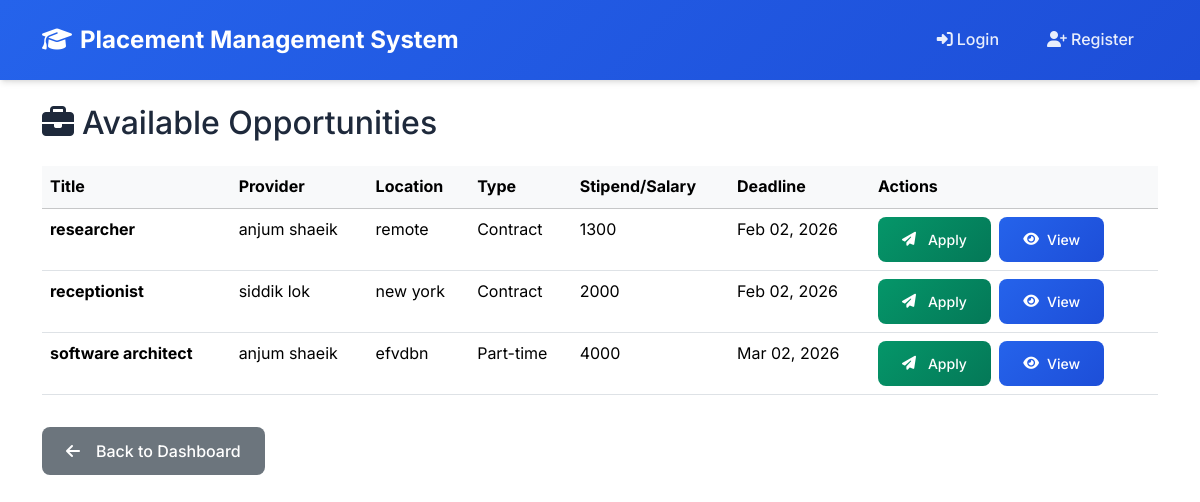
The page /students/opportunities/ (signed in) on the database its author committed.
### providers/models.py (models this page shows, shortened)
class PublishOpportunity(models.Model):
    OPPORTUNITY_TYPE_CHOICES = [
        ('internship', 'Internship'),
        ('full_time', 'Full-time'),
        ('part_time', 'Part-time'),
        ('contract', 'Contract'),
    ]
    STATUS_CHOICES = [
        ('pending', 'Pending'),
        ('approved', 'Approved'),
        ('rejected', 'Rejected'),
    ]
    provider = models.ForeignKey(ProviderProfile, on_delete=models.CASCADE, related_name='opportunities')
    title = models.CharField(max_length=200)
    description = models.TextField()
    location = models.CharField(max_length=100)
    type = models.CharField(max_length=20, choices=OPPORTUNITY_TYPE_CHOICES)
    stipend_salary = models.CharField(max_length=100, blank=True)
    application_deadline = models.DateField()
    start_date = models.DateField(null=True, blank=True)
    duration = models.CharField(max_length=50, blank=True)
    number_of_openings = models.PositiveIntegerField(null=True, blank=True)
    eligibility = models.TextField(blank=True)
    contact_email = models.EmailField()
    status = models.CharField(max_length=10, choices=STATUS_CHOICES, default='pending')
    created_at = models.DateTimeField(auto_now_add=True)
    updated_at = models.DateTimeField(auto_now=True)

### accounts/models.py (models this page shows, shortened)
class ProviderProfile(models.Model):
    user = models.OneToOneField(User, on_delete=models.CASCADE)
    company_name = models.CharField(max_length=200)
    company_address = models.TextField()
    contact_person = models.CharField(max_length=100)
    website = models.URLField(blank=True)
    company_size = models.CharField(max_length=50, blank=True)
    industry = models.CharField(max_length=100, blank=True)

class User(AbstractUser):
    USER_TYPES = (
        ('student', 'Student'),
        ('tutor', 'Tutor'),
        ('provider', 'Provider'),
    )
    user_type = models.CharField(max_length=10, choices=USER_TYPES)
    phone = models.CharField(max_length=15, blank=True, validators=[validate_phone_number])
    is_verified = models.BooleanField(default=False)
    created_at = models.DateTimeField(auto_now_add=True)
    updated_at = models.DateTimeField(auto_now=True)

### students/views.py (the view)
# urls.py: path('opportunities/', views.opportunity_list, name='opportunity_list'),
@student_required
@handle_exceptions
def opportunity_list(request):
    today = timezone.now().date()
    opportunities = PublishOpportunity.objects.filter(status='approved', application_deadline__gte=today).order_by('-created_at')
    return render(request, 'students/opportunity_list.html', {'opportunities': opportunities})

### core/context_processors.py (called while the page is built)
def global_context(request):
    context = {
        'site_name': 'Placement Management System',
        'current_year': 2024,
    }
    if hasattr(settings, 'GOOGLE_MAPS_API_KEY'):
        context['google_maps_api_key'] = settings.GOOGLE_MAPS_API_KEY
    else:
        context['google_maps_api_key'] = ''
    return context

### templates/students/opportunity_list.html (shortened to what this page needs)
{% extends 'index.html' %}
{% block content %}
<div class="container py-4">
    <div class="row">
        <div class="col-12">
            <h2 class="mb-4">
                <i class="fas fa-briefcase me-2"></i>Available Opportunities
            </h2>
            {% if opportunities %}
                <div class="table-responsive">
                    <table class="table table-hover">
                        <thead class="table-light">
                            <tr>
                                <th>Title</th>
                                <th>Provider</th>
                                <th>Location</th>
                                <th>Type</th>
                                <th>Stipend/Salary</th>
                                <th>Deadline</th>
                                <th>Actions</th>
                            </tr>
                        </thead>
                        <tbody>
                            {% for opp in opportunities %}
                            <tr>
                                <td><strong>{{ opp.title }}</strong></td>
                                <td>{{ opp.provider.user.get_full_name }}</td>
                                <td>{{ opp.location }}</td>
                                <td>{{ opp.get_type_display }}</td>
                                <td>{{ opp.stipend_salary }}</td>
                                <td>{{ opp.application_deadline|date:'M d, Y' }}</td>
                                <td>
                                    <form method="post" action="{% url 'students:apply_opportunity' opp.id %}" style="display:inline-block;">
                                        <button type="submit" class="btn btn-success btn-sm">
                                            <i class="fas fa-paper-plane me-1"></i>Apply
                                        </button>
                                    </form>
                                    <a href="{% url 'students:opportunity_detail' opp.id %}" class="btn btn-primary btn-sm ms-1">
                                        <i class="fas fa-eye"></i> View
                                    </a>
                                </td>
                            </tr>
                            {% endfor %}
                        </tbody>
                    </table>
                </div>
            {% else %}
                <div class="alert alert-info text-center">
                    <i class="fas fa-info-circle me-2"></i>No opportunities available at the moment.
                </div>
            {% endif %}
            <div class="mt-3">
                <a href="{% url 'students:dashboard' %}" class="btn btn-secondary">
                    <i class="fas fa-arrow-left me-2"></i>Back to Dashboard
                </a>
            </div>
        </div>
    </div>
</div>
{% endblock %}

### templates/index.html (style rules this page uses)
:root { --primary-color: #2563eb; --primary-dark: #1d4ed8; --secondary-color: #64748b; --success-color: #059669; --warning-color: #d97706; --danger-color: #dc2626; --light-bg: #f8fafc; --dark-bg: #0f172a; --border-color: #e2e8f0; --text-primary: #1e293b; --text-secondary: #64748b; --shadow-sm: 0 1px 2px 0 rgb(0 0 0 / 0.05); --shadow-md: 0 4px 6px -1px rgb(0 0 0 / 0.1), 0 2px 4px -2px rgb(0 0 0 / 0.1); --shadow-lg: 0 10px 15px -3px rgb(0 0 0 / 0.1), 0 4px 6px -4px rgb(0 0 0 / 0.1); --shadow-xl: 0 20px 25px -5px rgb(0 0 0 / 0.1), 0 8px 10px -6px rgb(0 0 0 / 0.1); }
* { margin: 0; padding: 0; box-sizing: border-box; }
body { font-family: 'Inter', -apple-system, BlinkMacSystemFont, 'Segoe UI', Roboto, sans-serif; line-height: 1.6; color: var(--text-primary); background-color: #ffffff; }
.btn { font-weight: 500; border-radius: 0.5rem; padding: 0.75rem 1.5rem; transition: all 0.3s ease; border: none; text-decoration: none; display: inline-flex; align-items: center; gap: 0.5rem; }
.btn-primary { background: linear-gradient(135deg, var(--primary-color) 0%, var(--primary-dark) 100%); color: white; }
.btn-success { background: linear-gradient(135deg, var(--success-color) 0%, #047857 100%); color: white; }

### rows shown on the page
PublishOpportunity: title "researcher", provider.user.get_full_name "anjum shaeik", location "remote", type "Contract", stipend_salary "1300", application_deadline "Feb 02, 2026"
PublishOpportunity: title "receptionist", provider.user.get_full_name "siddik lok", location "new york", type "Contract", stipend_salary "2000", application_deadline "Feb 02, 2026"
PublishOpportunity: title "software architect", provider.user.get_full_name "anjum shaeik", location "efvdbn", type "Part-time", stipend_salary "4000", application_deadline "Mar 02, 2026"
